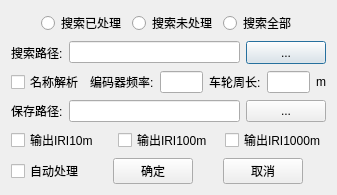
<?xml version="1.0" encoding="UTF-8"?>
<ui version="4.0">
 <class>XrSettingDialog</class>
 <widget class="QDialog" name="XrSettingDialog">
  <property name="windowModality">
   <enum>Qt::ApplicationModal</enum>
  </property>
  <property name="geometry">
   <rect>
    <x>0</x>
    <y>0</y>
    <width>337</width>
    <height>187</height>
   </rect>
  </property>
  <property name="contextMenuPolicy">
   <enum>Qt::NoContextMenu</enum>
  </property>
  <property name="windowTitle">
   <string>系统设置</string>
  </property>
  <layout class="QGridLayout" name="gridLayout">
   <item row="0" column="0">
    <layout class="QVBoxLayout" name="verticalLayout">
     <item>
      <layout class="QHBoxLayout" name="horizontalLayout">
       <item>
        <spacer name="horizontalSpacer_4">
         <property name="orientation">
          <enum>Qt::Horizontal</enum>
         </property>
         <property name="sizeHint" stdset="0">
          <size>
           <width>40</width>
           <height>20</height>
          </size>
         </property>
        </spacer>
       </item>
       <item>
        <widget class="QRadioButton" name="radioButton_search_do">
         <property name="text">
          <string>搜索已处理</string>
         </property>
        </widget>
       </item>
       <item>
        <widget class="QRadioButton" name="radioButton_search_undo">
         <property name="text">
          <string>搜索未处理</string>
         </property>
        </widget>
       </item>
       <item>
        <widget class="QRadioButton" name="radioButton_search_full">
         <property name="text">
          <string>搜索全部</string>
         </property>
        </widget>
       </item>
       <item>
        <spacer name="horizontalSpacer_5">
         <property name="orientation">
          <enum>Qt::Horizontal</enum>
         </property>
         <property name="sizeHint" stdset="0">
          <size>
           <width>40</width>
           <height>20</height>
          </size>
         </property>
        </spacer>
       </item>
      </layout>
     </item>
     <item>
      <layout class="QHBoxLayout" name="horizontalLayout_2" stretch="0,0,0">
       <item>
        <widget class="QLabel" name="label">
         <property name="text">
          <string>搜索路径:</string>
         </property>
        </widget>
       </item>
       <item>
        <widget class="QLineEdit" name="lineEdit_searchpath"/>
       </item>
       <item>
        <widget class="QPushButton" name="pushButton_find_path">
         <property name="minimumSize">
          <size>
           <width>50</width>
           <height>23</height>
          </size>
         </property>
         <property name="text">
          <string>...</string>
         </property>
        </widget>
       </item>
      </layout>
     </item>
     <item>
      <layout class="QHBoxLayout" name="horizontalLayout_4">
       <item>
        <widget class="QCheckBox" name="checkBox_serialize_from_name">
         <property name="text">
          <string>名称解析</string>
         </property>
        </widget>
       </item>
       <item>
        <widget class="QLabel" name="label_2">
         <property name="text">
          <string>编码器频率:</string>
         </property>
        </widget>
       </item>
       <item>
        <widget class="QLineEdit" name="lineEdit_dmi_hz"/>
       </item>
       <item>
        <spacer name="horizontalSpacer_6">
         <property name="orientation">
          <enum>Qt::Horizontal</enum>
         </property>
         <property name="sizeHint" stdset="0">
          <size>
           <width>40</width>
           <height>20</height>
          </size>
         </property>
        </spacer>
       </item>
       <item>
        <widget class="QLabel" name="label_3">
         <property name="text">
          <string>车轮周长:</string>
         </property>
        </widget>
       </item>
       <item>
        <widget class="QLineEdit" name="lineEdit_wheel_size"/>
       </item>
       <item>
        <widget class="QLabel" name="label_5">
         <property name="text">
          <string>m</string>
         </property>
        </widget>
       </item>
      </layout>
     </item>
     <item>
      <layout class="QHBoxLayout" name="horizontalLayout_5">
       <item>
        <widget class="QLabel" name="label_4">
         <property name="text">
          <string>保存路径:</string>
         </property>
        </widget>
       </item>
       <item>
        <widget class="QLineEdit" name="lineEdit_save_path"/>
       </item>
       <item>
        <widget class="QPushButton" name="pushButton_find_path2">
         <property name="text">
          <string>...</string>
         </property>
        </widget>
       </item>
      </layout>
     </item>
     <item>
      <layout class="QHBoxLayout" name="horizontalLayout_6">
       <item>
        <widget class="QCheckBox" name="checkBox_export_10m">
         <property name="text">
          <string>输出IRI10m</string>
         </property>
        </widget>
       </item>
       <item>
        <widget class="QCheckBox" name="checkBox_export_100m">
         <property name="text">
          <string>输出IRI100m</string>
         </property>
        </widget>
       </item>
       <item>
        <widget class="QCheckBox" name="checkBox_export_1000m">
         <property name="text">
          <string>输出IRI1000m</string>
         </property>
        </widget>
       </item>
      </layout>
     </item>
     <item>
      <layout class="QHBoxLayout" name="horizontalLayout_3">
       <item>
        <widget class="QCheckBox" name="checkBox_auto_proc">
         <property name="text">
          <string>自动处理</string>
         </property>
        </widget>
       </item>
       <item>
        <spacer name="horizontalSpacer_3">
         <property name="orientation">
          <enum>Qt::Horizontal</enum>
         </property>
         <property name="sizeHint" stdset="0">
          <size>
           <width>40</width>
           <height>20</height>
          </size>
         </property>
        </spacer>
       </item>
       <item>
        <widget class="QPushButton" name="pushButton_ok">
         <property name="text">
          <string>确定</string>
         </property>
        </widget>
       </item>
       <item>
        <spacer name="horizontalSpacer">
         <property name="orientation">
          <enum>Qt::Horizontal</enum>
         </property>
         <property name="sizeHint" stdset="0">
          <size>
           <width>40</width>
           <height>20</height>
          </size>
         </property>
        </spacer>
       </item>
       <item>
        <widget class="QPushButton" name="pushButton_cancel">
         <property name="text">
          <string>取消</string>
         </property>
        </widget>
       </item>
       <item>
        <spacer name="horizontalSpacer_2">
         <property name="orientation">
          <enum>Qt::Horizontal</enum>
         </property>
         <property name="sizeHint" stdset="0">
          <size>
           <width>40</width>
           <height>20</height>
          </size>
         </property>
        </spacer>
       </item>
      </layout>
     </item>
    </layout>
   </item>
  </layout>
 </widget>
 <layoutdefault spacing="6" margin="11"/>
 <resources/>
 <connections/>
</ui>
